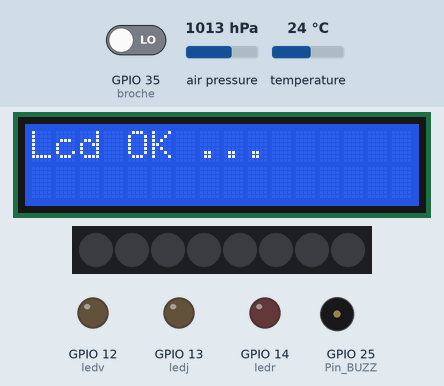
Simulated run of this program. Board: ESP32 board running MicroPython. Parts: 16×2 character LCD, 8 RGB LEDs in strip order, left to right, output pins drawn as LEDs (lit = HIGH), buzzer (waves = sounding, pin HIGH). The inputs (shaded band) are chosen by the test bench; at power-on: GPIO 35 (broche) LOW, air pressure 1013 hPa, temperature 24 °C.

Above: at 0.1 s.

Measured:
- what the display in image 0 shows lasts 0.5 s, from 0.1 s to 0.6 s

The program:

Soprolab.py
```python
""" Soprolab.py - 2021-04-30
Auteur J. Chouteau
Version 'simplifiée' de la bibliothèque d'utilisation
de la carte soproLab ESP32.

"""
import sys
from os import chdir
from machine import Pin, ADC, I2C, Timer
from neopixel import NeoPixel
from micropython import const
from ustruct import unpack as unp
from time import sleep_ms, sleep_us, ticks_ms, ticks_us
from math import log
from Lcd import Lcd1602

I2C_BUS = I2C ( 1, scl=Pin(22), sda=Pin(21), freq=400000 )

Pin_J4_4 = const(0) # Connecteur J4
Pin_J4_3 = const(4)

Pin_NEOPIXEL = const(2) # Ruband 8 LED NeoPixel
Nb_NEOPIXEL = const(8) # Nbre de LED sur le ruban

Pin_LED_V = const(12)
Pin_LED_J = const(13)
Pin_LED_R = const(14)

Pin_J5_5 = const(15)
Pin_J5_RX2 = const(16)
Pin_J5_TX2 = const(17)

Pin_SPI_SCK = const(18)
Pin_SPI_MISO = const(19)
Pin_SPI_SS = const(29)
Pin_SPI_MOSI = const(37)

Pin_I2C_SDA = const(21)
Pin_I2C_SCL = const(22)
Pin_I2C_CMD1 = const(26)
Pin_I2C_CMD2 = const(27)


Pin_CTN = const(32)
Pin_LDR = const(33)
Pin_POT = const(34)
Pin_BP = const(35)
Pin_BUZZ = const(25)
# =========================================================
class Console ( ):
    def __init__ ( self ):
        pass
    def afficher ( self, x, y, texte ):
        print(texte)
    def effacer ( self ):
        pass
    def backlight_off ( self ):
        pass
    def backlight_on ( self ):
        pass
    def off ( self ):
        pass
    def on ( self ):
        pass
try :
    lcd = Lcd1602( I2C_BUS )      # Utilisation de l'écran LCD 1602
    lcd.on()
    lcd.backlight_on()
    lcd.afficher(0,0,"Lcd OK ...")
    sleep_ms(500)
    lcd.backlight_off()
    lcd.off()
except :
    lcd = Console ( )      # Redirection vers la console de Thonny

# =================================================================== lire_fichier (...)
def lire_fichier ( fichier_source:str ) -> str :
    """
    Permet de lire des fichiers du dossier www pour les charger dans une variable texte
    Entrée : fichier_source -> nom du fichier à ouvrir
    Sortie : chaîne de caractères contenant le fichier html / CSS / JavaScipt
    """
    chdir("www")
    with open(fichier_source,"r") as fichier : # Ouvrir le fichier html
        code = fichier.readlines()
    instructions = "".join(code) # assembler toutes les lignes
    if fichier_source=="index.html" :
        instructions = instructions.replace("\n","") # supprimer les fins de lignes
        instructions = instructions.replace("\r","") # supprimer les retours à la ligne
    chdir("..")
    return instructions


# =========================================================================== Timer_interrupt
fin_rebond = Timer(1) # Délai d'attente (rebond BP)
def Timer_BP_flag (pin): # Le drapeau d'interruption et l'état du BP retombent à False
#    global BP.etat
    bp.impulsion = False
def Set_BP_flag (pin): # Le drapeau d'interruption BP est mis à True, début du timing d'antirebond
#    global BP.etat
    if bp.impulsion==False or bp.drapeau == False:
        bp.impulsion = True # BP.etat est remis à Flase après 200 ms
        bp.drapeau = True # BP.drapeau doit être remis à False par l'utilisateur
        fin_rebond.init(period=200, mode=Timer.ONE_SHOT, callback=Timer_BP_flag) # 200 ms
class Bp (object):
    def __init__ ( self ):
        self.__etat = False # par défaut
        self.impulsion = False
        self.drapeau = False
        self.broche = Pin ( Pin_BP, Pin.IN )        # Bouton Poussoir géré par interruption
        self.broche.irq ( trigger=Pin.IRQ_RISING, handler=Set_BP_flag ) # Interruption si appui sur le BP
    @property
    def etat( self ):
        self.__etat = self.broche.value()
        return self.__etat
# ===========================================================================================
class Bmp180():
    '''
    bmp180 is a micropython module for the Bosch BMP180 sensor. It measures
    temperature as well as pressure, with a high enough resolution to calculate
    altitude.
    Breakoutboard: http://www.adafruit.com/products/1603
    data-sheet: http://ae-bst.resource.bosch.com/media/products/dokumente/
    bmp180/BST-BMP180-DS000-09.pdf

    The MIT License (MIT)
    Copyright (c) 2014 Sebastian Plamauer, oeplse@gmail.com
    Permission is hereby granted, free of charge, to any person obtaining a copy
    of this software and associated documentation files (the "Software"), to deal
    in the Software without restriction, including without limitation the rights
    to use, copy, modify, merge, publish, distribute, sublicense, and/or sell
    copies of the Software, and to permit persons to whom the Software is
    furnished to do so, subject to the following conditions:
    The above copyright notice and this permission notice shall be included in
    all copies or substantial portions of the Software.
    THE SOFTWARE IS PROVIDED "AS IS", WITHOUT WARRANTY OF ANY KIND, EXPRESS OR
    IMPLIED, INCLUDING BUT NOT LIMITED TO THE WARRANTIES OF MERCHANTABILITY,
    FITNESS FOR A PARTICULAR PURPOSE AND NONINFRINGEMENT. IN NO EVENT SHALL THE
    AUTHORS OR COPYRIGHT HOLDERS BE LIABLE FOR ANY CLAIM, DAMAGES OR OTHER
    LIABILITY, WHETHER IN AN ACTION OF CONTRACT, TORT OR OTHERWISE, ARISING FROM,
    OUT OF OR IN CONNECTION WITH THE SOFTWARE OR THE USE OR OTHER DEALINGS IN
    THE SOFTWARE.
    '''
    _bmp_addr = 119             # adress of BMP180 is hardcoded on the sensor

    # init
    def __init__(self, i2c_bus):

        # create i2c obect
        _bmp_addr = self._bmp_addr
        self._bmp_i2c = i2c_bus
#        self._bmp_i2c.start()
        self.chip_id = self._bmp_i2c.readfrom_mem(self._bmp_addr, 0xD0, 2)
        # read calibration data from EEPROM
        self._AC1 = unp('>h', self._bmp_i2c.readfrom_mem(_bmp_addr, 0xAA, 2))[0]
        self._AC2 = unp('>h', self._bmp_i2c.readfrom_mem(_bmp_addr, 0xAC, 2))[0]
        self._AC3 = unp('>h', self._bmp_i2c.readfrom_mem(_bmp_addr, 0xAE, 2))[0]
        self._AC4 = unp('>H', self._bmp_i2c.readfrom_mem(_bmp_addr, 0xB0, 2))[0]
        self._AC5 = unp('>H', self._bmp_i2c.readfrom_mem(_bmp_addr, 0xB2, 2))[0]
        self._AC6 = unp('>H', self._bmp_i2c.readfrom_mem(_bmp_addr, 0xB4, 2))[0]
        self._B1 = unp('>h', self._bmp_i2c.readfrom_mem(_bmp_addr, 0xB6, 2))[0]
        self._B2 = unp('>h', self._bmp_i2c.readfrom_mem(_bmp_addr, 0xB8, 2))[0]
        self._MB = unp('>h', self._bmp_i2c.readfrom_mem(_bmp_addr, 0xBA, 2))[0]
        self._MC = unp('>h', self._bmp_i2c.readfrom_mem(_bmp_addr, 0xBC, 2))[0]
        self._MD = unp('>h', self._bmp_i2c.readfrom_mem(_bmp_addr, 0xBE, 2))[0]

        # settings to be adjusted by user
        self.oversample_setting = 3
        self.baseline = 101325.0

        # output raw
        self.UT_raw = None
        self.B5_raw = None
        self.MSB_raw = None
        self.LSB_raw = None
        self.XLSB_raw = None
        self.gauge = self.makegauge() # Generator instance
        for _ in range(128):
            next(self.gauge)
            sleep_ms(1)

    def compvaldump(self):
        '''
        Returns a list of all compensation values
        '''
        return [self._AC1, self._AC2, self._AC3, self._AC4, self._AC5, self._AC6,
                self._B1, self._B2, self._MB, self._MC, self._MD, self.oversample_setting]

    # gauge raw
    def makegauge(self):
        '''
        Generator refreshing the raw measurments.
        '''
        delays = (5, 8, 14, 25)
        while True:
            self._bmp_i2c.writeto_mem(self._bmp_addr, 0xF4, bytearray([0x2E]))
            t_start = ticks_ms()
            while (ticks_ms() - t_start) <= 5: # 5mS delay
                yield None
            try:
                self.UT_raw = self._bmp_i2c.readfrom_mem(self._bmp_addr, 0xF6, 2)
            except:
                yield None
            self._bmp_i2c.writeto_mem(self._bmp_addr, 0xF4, bytearray([0x34+(self.oversample_setting << 6)]))
            t_pressure_ready = delays[self.oversample_setting]
            t_start = ticks_ms()
            while (ticks_ms() - t_start) <= t_pressure_ready:
                yield None
            try:
                self.MSB_raw = self._bmp_i2c.readfrom_mem(self._bmp_addr, 0xF6, 1)
                self.LSB_raw = self._bmp_i2c.readfrom_mem(self._bmp_addr, 0xF7, 1)
                self.XLSB_raw = self._bmp_i2c.readfrom_mem(self._bmp_addr, 0xF8, 1)
            except:
                yield None
            yield True

    def blocking_read(self):
        if next(self.gauge) is not None: # Discard old data
            pass
        while next(self.gauge) is None:
            pass

    @property
    def oversample_sett(self):
        return self.oversample_setting

    @oversample_sett.setter
    def oversample_sett(self, value):
        if value in range(4):
            self.oversample_setting = value
        else:
            print('oversample_sett can only be 0, 1, 2 or 3, using 3 instead')
            self.oversample_setting = 3

    @property
    def temperature(self):
        '''
        Temperature in degree C.
        '''
        next(self.gauge)
        try:
            UT = unp('>H', self.UT_raw)[0]
        except:
            return 0.0
        X1 = (UT-self._AC6)*self._AC5/2**15
        X2 = self._MC*2**11/(X1+self._MD)
        self.B5_raw = X1+X2
        val = int((((X1+X2)+8)/2**4))
        return val/10

    @property
    def pression(self):
        '''
        Pressure in hPa.
        '''
        next(self.gauge)
        self.temperature  # Populate self.B5_raw
        try:
            MSB = unp('B', self.MSB_raw)[0]
            LSB = unp('B', self.LSB_raw)[0]
            XLSB = unp('B', self.XLSB_raw)[0]
        except:
            return 0.0
        UP = ((MSB << 16)+(LSB << 8)+XLSB) >> (8-self.oversample_setting)
        B6 = self.B5_raw-4000
        X1 = (self._B2*(B6**2/2**12))/2**11
        X2 = self._AC2*B6/2**11
        X3 = X1+X2
        B3 = ((int((self._AC1*4+X3)) << self.oversample_setting)+2)/4
        X1 = self._AC3*B6/2**13
        X2 = (self._B1*(B6**2/2**12))/2**16
        X3 = ((X1+X2)+2)/2**2
        B4 = abs(self._AC4)*(X3+32768)/2**15
        B7 = (abs(UP)-B3) * (50000 >> self.oversample_setting)
        if B7 < 0x80000000:
            pressure = (B7*2)/B4
        else:
            pressure = (B7/B4)*2
        X1 = (pressure/2**8)**2
        X1 = (X1*3038)/2**16
        X2 = (-7357*pressure)/2**16
        return int((pressure+(X1+X2+3791)/2**4)/100)

    @property
    def altitude(self):
        '''
        Altitude in m.
        '''
        try:
            p = -7990.0*log(self.pression/self.baseline)
        except:
            p = 0.0
        return p
# ============================================================== SoproLab_BUZZER
class Buzzer ( object ):
    def __init__ ( self ):
        self.T = int(0) # Durée d'une période
        self.nbT = int(0) # nombre de périodes
        self.Pin = Pin(Pin_BUZZ, Pin.OUT)
    def son ( self, freq=440, duree=200 ):
        self.T = int(1000000/freq) # Durée d'une période en µs
        self.nbT = int((duree*1000)/self.T) # Nombre de périodes
        for cptr in range(self.nbT):
            self.Pin.on()
            sleep_us( int( self.T/2 ))
            self.Pin.off()
            sleep_us( int( self.T/2))
    def beep ( self ):
        self.son(880, 100)
# ============================================================== SoproLab_CTN
class Ctn (object):
    valeur = 0
    def __init__ ( self ) :
        self.broche = ADC(Pin(Pin_CTN))
        self.broche.atten(ADC.ATTN_11DB)
    @property
    def valeur ( self ):
        self.valeur = self.broche.read()
        return self.valeur
# ============================================================== SoproLab_POT
class Pot (object):
    def __init__ ( self ) :
        self.__broche = ADC(Pin(Pin_POT))
        self.__broche.atten(ADC.ATTN_11DB)
        self.__valeur = self.valeur
        self.__tension = self.tension
    @property
    def valeur ( self ):
        self.__valeur = 4095 - self.__broche.read()
        return self.__valeur # potentiomètre monté à l'envers !
    @property
    def tension ( self ):
        self.__tension = ( self.__valeur / 4095*3.3 )
        return self.__tension
# ============================================================== SoproLab_LDR
class Ldr (object):
    valeur = 0
    def __init__ ( self ) :
        self.broche = ADC (Pin(Pin_LDR))
        self.broche.atten( ADC.ATTN_11DB )
        self.__valeur = self.valeur
    @property
    def valeur ( self ):
        self.__valeur = self.broche.read()
        return self.__valeur
# =====================================================
class Neopixel ( NeoPixel ):
    def __init__ ( self ):
        NeoPixel.__init__ ( self, Pin(Pin_NEOPIXEL), Nb_NEOPIXEL )
        self.__nb_led = Nb_NEOPIXEL
    def eteindre( self ):
        for i in range(self.__nb_led):
            self[i]=(0, 0, 0)
            self.write()
# ===================================================== Déclaration des instances
neopixel = Neopixel ( )  # Commande des LED Neopixel
ledv = Pin(Pin_LED_V, Pin.OUT) # Commande de la LED Verte / Jaune / Rouge
ledj = Pin(Pin_LED_J, Pin.OUT)
ledr = Pin(Pin_LED_R, Pin.OUT)
bp  = Bp()
ctn = Ctn()            # Capteur température CTN
pot = Pot()            # Potentiomètre
ldr = Ldr()            # Capteur lumière LDR
bmp = Bmp180( I2C_BUS )# Capteur Pression / température ambiantes
buz = Buzzer()         # Commande du Buzzer
```

Source omitted: Lcd.py (11194 bytes)
